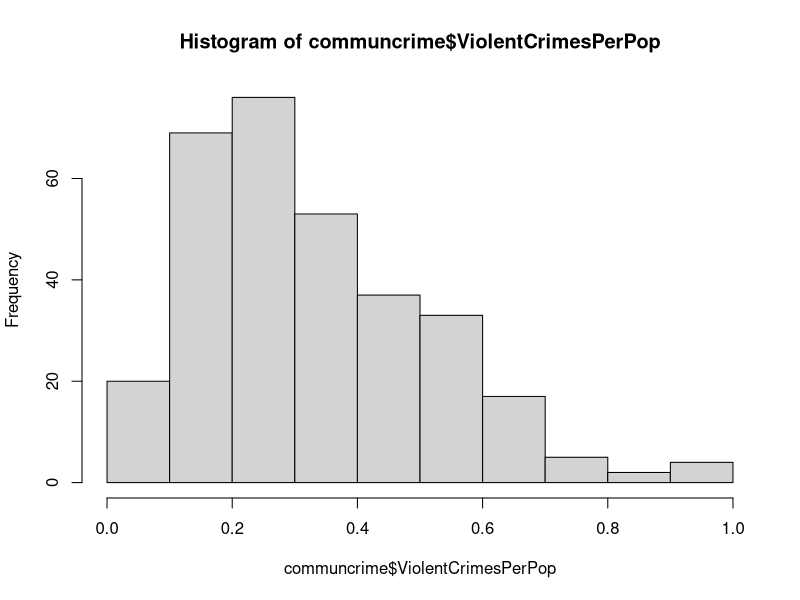
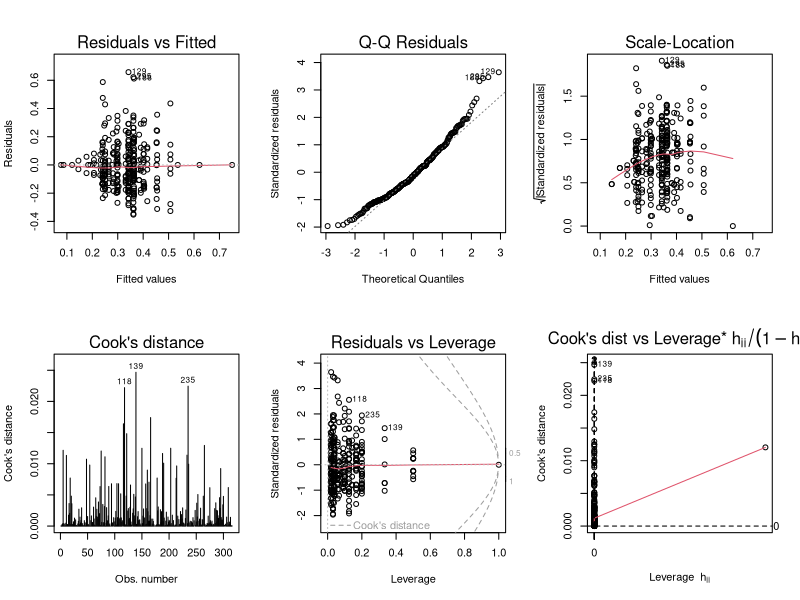
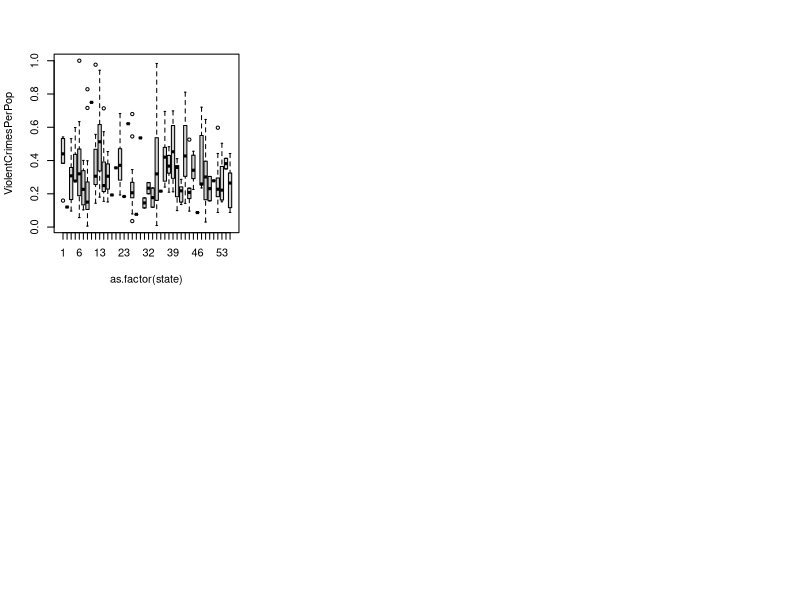

Write the R code that produced these figures, in order. (Note: this script raises an error after producing the figures.)
communcrime<-read.table("communcrime-copy.dat",header=T)


nrow(communcrime)
head(communcrime)
hist(communcrime$ViolentCrimesPerPop)

library("car")
library("MASS")

ViolentCrimesPerPop<-communcrime$ViolentCrimesPerPop
ViolentCrimesPerPop

#1 state
state<-communcrime$state
sort(as.factor(state))
summary(aov(ViolentCrimesPerPop~as.factor(state)))
summary(lm(ViolentCrimesPerPop~as.factor(state)))
par(mfrow=c(2,3))
plot(lm(ViolentCrimesPerPop~as.factor(state)),1:6)
plot(ViolentCrimesPerPop~as.factor(state))
#2 community name
communityname<-communcrime$communityname
communityname
sort(communityname)
summary(aov(ViolentCrimesPerPop~as.factor(communityname)))

#3 racepctblack
racepctblack<- communcrime$racepctblack
racepctblack
racepctHisp<-communcrime$racePctHisp
racepctHisp5

##############################  black   #############################
summary(lm(ViolentCrimesPerPop~racepctblack))
plot(lm(ViolentCrimesPerPop~racepctblack))

mean()
sd()
median()

mean(racepctblack)
sd(racepctblack)
median(racepctblack)
plot(racepctblack)

summary(p1<-powerTransform(ViolentCrimesPerPop~racepctblack),data=communcrime)
p1$lambda
summary(lm(basicPower(ViolentCrimesPerPop,p1$lambda)~racepctblack,data=communcrime))
summary(p2<-powerTransform(ViolentCrimesPerPop~racepctHisp),data=communcrime)
p2$lambda

##############################  spanish ##############################
summary(lm(ViolentCrimesPerPop~racepctHisp))

mean(racepctHisp)
sd(racepctHisp)
median(racepctHisp)


summary(lm(basicPower(ViolentCrimesPerPop,p2$lambda)~racepctHisp,data=communcrime))
summary(lm(ViolentCrimesPerPop~racepctHisp+racepctblack))

#############################  black + spanish ########################
summary(p3<-powerTransform(ViolentCrimesPerPop~+racepctHisp+racepctblack),data=communcrime)

summary(lm(basicPower(ViolentCrimesPerPop,p3$lambda)~racepctHisp+racepctblack),data=communcrime)

boxTidwell(ViolentCrimesPerPop~racepctHisp+racepctblack,data=communcrime)
p3$lambda


########################### age ####################################### 
#age 12-21
agePct12t21<-communcrime$agePct12t21
summary(lm(ViolentCrimesPerPop~agePct12t21))
mean(agePct12t21)
sd(agePct12t21)
median(agePct12t21)


#pctUrban
pctUrban<-communcrime$pctUrban
pctUrban
summary(lm(ViolentCrimesPerPop~pctUrban))

mean(pctUrban)
sd(pctUrban)
median(pctUrban)

p4<-powerTransform(ViolentCrimesPerPop~pctUrban)
p4$lambda

#summary(lm(ViolentCrimesPerPop^p4 ~ pctUrban,data=ViolentCrimesPerPop))


########### income ####################
#median income
medIncome<-communcrime$medIncome
pctWPubAsst<-communcrime$pctWPubAsst
PctPopUnderPov<-communcrime$PctPopUnderPov
PctUnemployed<-communcrime$PctUnemployed

mean(medIncome)
sd(medIncome)
median(medIncome)

summary(pctWPubAsst)

mean(pctWPubAsst)
sd(pctWPubAsst)
median(pctWPubAsst)

mean(PctPopUnderPov)
sd(PctPopUnderPov)
median(PctPopUnderPov)


mean(PctUnemployed)
sd(PctUnemployed)
median(PctUnemployed)



summary(lm(ViolentCrimesPerPop~medIncome))
summary(lm(ViolentCrimesPerPop~pctWPubAsst))
summary(lm(ViolentCrimesPerPop~PctPopUnderPov))
summary(lm(ViolentCrimesPerPop~PctUnemployed))

############ family status ################
TotalPctDiv<-communcrime$TotalPctDiv
PctKids2Par<-communcrime$PctKids2Par

mean(TotalPctDiv)
sd(TotalPctDiv)
median(TotalPctDiv)

mean(PctKids2Par)
sd(PctKids2Par)
median(PctKids2Par)

summary(lm(ViolentCrimesPerPop~TotalPctDiv))
summary(lm(ViolentCrimesPerPop~PctKids2Par))

############# immigration ############################
PctImmigRec5<-communcrime$PctImmigRec5
PctImmigRec10<-communcrime$PctImmigRec10
PctRecImmig5<-communcrime$PctRecImmig5
PctRecImmig10<-communcrime$PctRecImmig10
PctNotSpeakEnglWell<-communcrime$PctNotSpeakEnglWell

summary(lm(ViolentCrimesPerPop~PctImmigRec5))
summary(lm(ViolentCrimesPerPop~PctImmigRec10))
summary(lm(ViolentCrimesPerPop~PctRecImmig5))
summary(lm(ViolentCrimesPerPop~PctRecImmig10))
summary(lm(ViolentCrimesPerPop~PctNotSpeakEnglWell))



mean(PctImmigRec5)
sd(PctImmigRec5)
median(PctImmigRec5)

mean(PctImmigRec10)
sd(PctImmigRec10)
median(PctImmigRec10)

mean(PctRecImmig5)
sd(PctRecImmig5)
median(PctRecImmig5)

mean(PctRecImmig10)
sd(PctRecImmig10)
median(PctRecImmig10)

mean(PctNotSpeakEnglWell)
sd(PctNotSpeakEnglWell)
median(PctNotSpeakEnglWell)


plot(lm(ViolentCrimesPerPop~PctNotSpeakEnglWell))
immigration<-lm(ViolentCrimesPerPop~PctRecImmig5+PctRecImmig10+PctImmigRec5+PctImmigRec10+PctNotSpeakEnglWell+PctForeignBorn)
summary(immigration)

vif(immigration)


NumInShelters<-communcrime$NumInShelters
PctForeignBorn<-communcrime$PctForeignBorn
PctUsePubTrans<-communcrime$PctUsePubTrans

summary(lm(ViolentCrimesPerPop~NumInShelters))
summary(lm(ViolentCrimesPerPop~PctForeignBorn))
summary(lm(ViolentCrimesPerPop~PctUsePubTrans))

mean(NumInShelters)
sd(NumInShelters)
median(NumInShelters)

mean(PctForeignBorn)
sd(PctForeignBorn)
median(PctForeignBorn)

mean(PctUsePubTrans)
sd(PctUsePubTrans)
median(PctUsePubTrans)



############################ police #############################

LemasSwornFT<-communcrime$LemasSwornFT
LemasTotalReq<-communcrime$LemasTotalReq

PolicReqPerOffic<-communcrime$PolicReqPerOffic
OfficAssgnDrugUnits<-communcrime$OfficAssgnDrugUnits
NumKindsDrugsSeiz<-communcrime$NumKindsDrugsSeiz
PolicAveOTWorked<-communcrime$PolicAveOTWorked
LemasGangUnitDeploy<-communcrime$LemasGangUnitDeploy
LemasPctOfficDrugUn<-communcrime$LemasPctOfficDrugUn

summary(lm(ViolentCrimesPerPop~LemasSwornFT))
summary(lm(ViolentCrimesPerPop~LemasTotalReq))

summary(lm(ViolentCrimesPerPop~PolicReqPerOffic))
summary(lm(ViolentCrimesPerPop~OfficAssgnDrugUnits))
summary(lm(ViolentCrimesPerPop~NumKindsDrugsSeiz))
summary(lm(ViolentCrimesPerPop~PolicAveOTWorked))
summary(lm(ViolentCrimesPerPop~LemasGangUnitDeploy))
summary(lm(ViolentCrimesPerPop~LemasPctOfficDrugUn))


mean(LemasSwornFT)
sd(LemasSwornFT)
median(LemasSwornFT)

mean(LemasTotalReq)
sd(LemasTotalReq)
median(LemasTotalReq)

mean(PolicReqPerOffic)
sd(PolicReqPerOffic)
median(PolicReqPerOffic)


mean(OfficAssgnDrugUnits)
sd(OfficAssgnDrugUnits)
median(OfficAssgnDrugUnits)


mean(NumKindsDrugsSeiz)
sd(NumKindsDrugsSeiz)
median(NumKindsDrugsSeiz)

mean(PolicAveOTWorked)
sd(PolicAveOTWorked)
median(PolicAveOTWorked)


mean(LemasGangUnitDeploy)
sd(LemasGangUnitDeploy)
median(LemasGangUnitDeploy)


mean(LemasPctOfficDrugUn)
sd(LemasPctOfficDrugUn)
median(LemasPctOfficDrugUn)


#################################the full model##############################3

full<-lm(ViolentCrimesPerPop ~ 
           racepctblack+racepctHisp
           +agePct12t21+pctUrban
           +medIncome+pctWPubAsst
           +PctPopUnderPov+PctUnemployed
           +TotalPctDiv+PctKids2Par
           +PctImmigRec5+PctImmigRec10
           +PctRecImmig5+PctRecImmig10
           +PctNotSpeakEnglWell+NumInShelters
           +PctForeignBorn+PctUsePubTrans
           +LemasSwornFT+LemasTotalReq
           +PolicReqPerOffic+OfficAssgnDrugUnits
           +NumKindsDrugsSeiz+PolicAveOTWorked
           +LemasGangUnitDeploy+LemasPctOfficDrugUn)

summary(full)
vif(full)
AIC(full)

modifiedfull<-lm(ViolentCrimesPerPop~
                  racepctblack
                 +agePct12t21
                 +PctKids2Par
                 +NumInShelters
                 +PctForeignBorn
                 +LemasTotalReq
                 +PolicReqPerOffic)

summary(modifiedfull)
vif(modifiedfull)
AIC(modifiedfull)


stepwise<-lm(formula = ViolentCrimesPerPop ~ racepctblack + racepctHisp + 
     agePct12t21 + pctWPubAsst + PctUnemployed + PctKids2Par + 
     PctRecImmig10 + NumInShelters + PctForeignBorn + LemasSwornFT + 
     LemasTotalReq + PolicReqPerOffic + OfficAssgnDrugUnits)

summary(stepwise)
vif(stepwise)

step(full,direction="both")
vif(stepwise)
AIC(stepwise)
step(lm(ViolentCrimesPerPop~
             racepctblack + racepctHisp
           +agePct12t21 + pctUrban + medIncome + pctWPubAsst
           +PctPopUnderPov + PctUnemployed
           +TotalPctDiv + PctKids2Par + PctImmigRec5
           +PctImmigRec10 + PctRecImmig5 + PctRecImmig10
           +PctNotSpeakEnglWell + NumInShelters + PctForeignBorn + PctUsePubTrans
           +LemasSwornFT + LemasTotalReq + PolicReqPerOffic
           +OfficAssgnDrugUnits + NumKindsDrugsSeiz
           +PolicAveOTWorked + LemasGangUnitDeploy + LemasPctOfficDrugUn),direction = "both")
vif(full)
step(stepwise,direction="both")

############################################# final model #######################
######### the step wise model
final1<-lm(formula = ViolentCrimesPerPop ~ 
                 racepctblack 
               #+ racepctHisp 
                + agePct12t21 
                #+ pctWPubAsst 
                + PctUnemployed 
                + PctKids2Par 
                #+ PctRecImmig10 
                #+ NumInShelters 
                + PctForeignBorn 
                #+ LemasSwornFT 
                + LemasTotalReq 
                + PolicReqPerOffic 
                #+ OfficAssgnDrugUnits
                )
summary(final1)

vif(final1)
AIC(final1)
BIC(final1)

final<-lm(formula = ViolentCrimesPerPop ~ 
             racepctblack 
           + agePct12t21 
           + PctUnemployed 
           + PctKids2Par 
           + PctForeignBorn 
           + LemasTotalReq 
           + PolicReqPerOffic 
)

summary(final)
AIC(final)
BIC(final)



summary(power<-powerTransform(final))

power$lambda

final2<-lm(ViolentCrimesPerPop^(power$lambda) ~ 
        racepctblack 
      + agePct12t21 
      + PctUnemployed 
      + PctKids2Par 
      + PctForeignBorn 
      + LemasTotalReq 
      + PolicReqPerOffic 
)

summary(final2)
AIC(final2)
BIC(final2)

par(mfrow=c(2,3))
plot(final2,1:6)

plot(final2,1:6)



